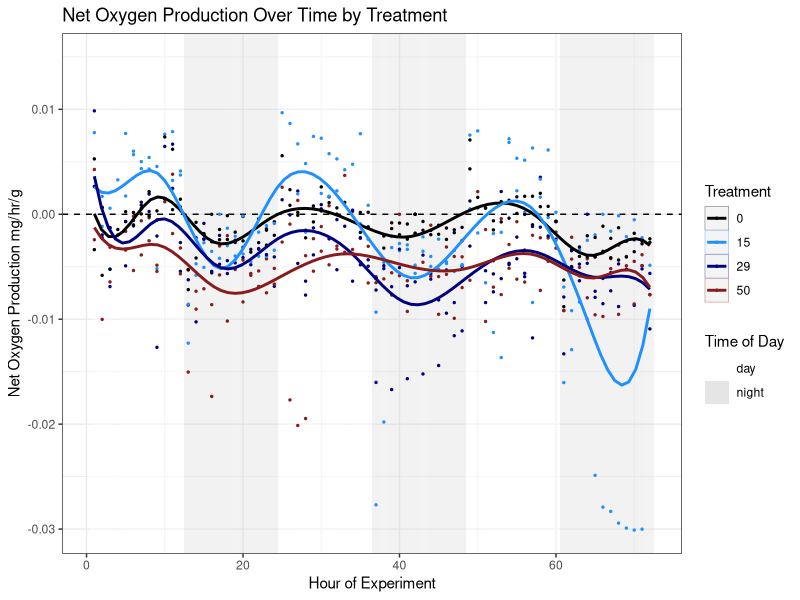

The R script that drew this image:
## ---- chunk 1
datos <- read.csv("Trial2NoBG.csv")
## ---- chunk 2
class(datos$Time.of.Day) #It's character
#And let's check to make sure there are only 2 categories
unique(datos$Time.of.Day) #Looks like we have some spacing issues. but that's
#fixable
library(stringr) #The package we neer 
datos$Time.of.Day <- str_trim(datos$Time.of.Day, side = c("both"))
unique(datos$Time.of.Day) #Alright. Now we can subset, no problem
noche <- datos[ which(datos$Time.of.Day == "night"), ]
## ---- chunk 3
library(dplyr) #The package we need to find max by chamber

#Getting our new data
night.max <- noche %>%
  group_by(Chamber) %>%
  summarise(max = max(MO2.no.Background.Correction, na.rm=TRUE))
## ---- chunk 4
colnames(night.max)[2] <- "Max.Dark.MO2"
## ---- chunk 5
calc <- merge(datos, night.max, by = "Chamber")
## ---- chunk 6
calc$MO2.from.Dark.Max <- calc$MO2.no.Background.Correction - calc$Max.Dark.MO2
## ---- chunk 7
#We'll need ggplot for graphing and dplyr for knitting
library(ggplot2)
library(dplyr)

#Our plot
ggplot(calc, aes(x= Hour, y= MO2.from.Dark.Max, 
                 color= as.factor(Treatment))) +
  geom_tile(aes(x=Hour, y= 0.015, color = NULL, fill= Time.of.Day), width = 1, height = Inf, alpha = 0.05) +
  #makes tiles that are 1 unit wide and with their fill controlled by time of day. alpha of 0.05 makes them
  #somewhat translucent. Color=Null means no outlines only fill. Inf height means they fill the whole graph.
  scale_fill_manual("Time of Day", values=c("white", "gray90"), 
                    guide = guide_legend(override.aes = list(alpha = 1 )))+
  geom_hline(yintercept = 0, color = "black", linetype = "dashed")+
  #Lets us control what colors the fill are. Also lets us make the legend more intense than the treatment
  #bars
  geom_point(size = 0.5)+
  #makes the points smaller, which is good, because there are a lot of them
  scale_color_manual("Treatment", values = c("black", "#1E90FF", "#000080", "#881B1B"))+
  #Lets us control the point and line color, which is nice
  geom_smooth(method = lm, formula = y ~ splines::bs(x, 11), se = FALSE)+
  #Gives us smooth lines with some accounting for cycles
  #scale_y_continuous(limits = c(-0.1, 0.15))+
  #makes the scale consistent with other graphs
  ylab("Net Oxygen Production mg/hr/g")+
  xlab("Hour of Experiment")+
  ggtitle("Net Oxygen Production Over Time by Treatment")+
  theme_bw()
## ---- chunk 8
#write.csv(calc, "Trial2FromNightMax.csv")
